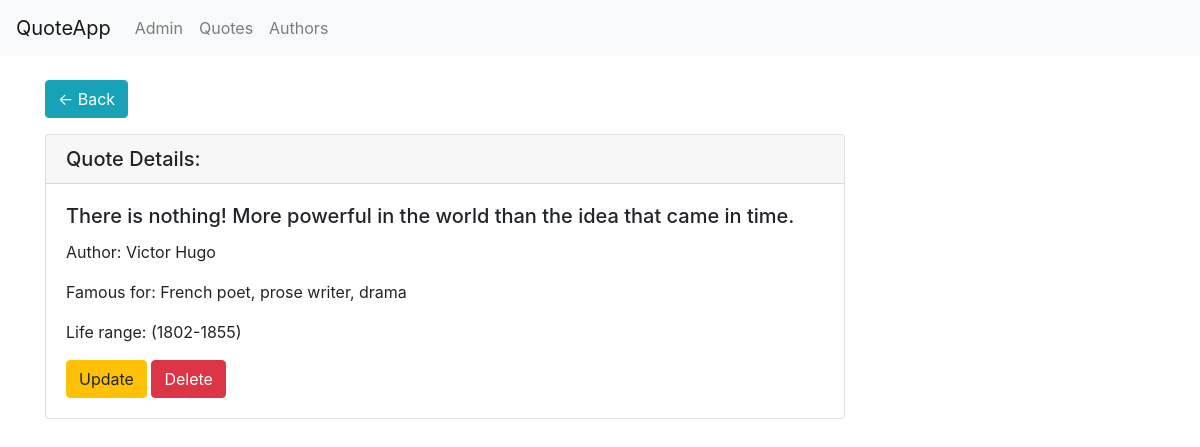
/basic_app/quotes/11/, run on the app's committed database.
### basic_app/models.py (models this page shows, shortened)
class QuotePost(models.Model):
    quoteDesription = models.CharField(max_length=128)
    quoteAuthor = models.ForeignKey(QuoteAuthor,on_delete = models.CASCADE,related_name ='quotesOfMan')

class QuoteAuthor(models.Model):
    author = models.CharField(max_length=64,unique=True)
    famousFor = models.CharField(max_length=32)
    lifeRange = models.CharField(max_length=64)
    def __str__(self):
        return self.author

### basic_app/views.py (the view)
# urls.py: path('quotes/<int:pk>/', views.QuoteDetailView.as_view(), name='detail'),
class QuoteDetailView(DetailView):
    context_object_name = 'quote_detail'
    model = QuotePost
    template_name = 'basic_app/quote_detail.html'

### templates/basic_app/quote_detail.html (shortened to what this page needs)
<!DOCTYPE html>
{% extends "basic_app/base.html" %}
{% block body_block %}
{% if quote_detail %}
<div class="container">
  <a href="{% url 'basic_app:quotes' %}" class="btn btn-info" role="button" aria-pressed="true"><- Back</a>
  <div class="card mt-3" style="width: 50rem;">
      <h5 class="card-header">Quote Details:</h5>
      <div class="card-body">
        <h5 class="card-title">{{quote_detail.quoteDesription}}</h5>
        <p class="card-text">Author: {{quote_detail.quoteAuthor}}</p>
        <p class="card-text">Famous for: {{quote_detail.quoteAuthor.famousFor}}</p>
        <p class="card-text">Life range: {{quote_detail.quoteAuthor.lifeRange}}</p>
        <a href="{% url 'basic_app:quote_update' pk=quote_detail.pk %}" class="btn btn-warning" role="button">Update</a>
        <a href="{% url 'basic_app:quote_delete' pk=quote_detail.pk %}" class="btn btn-danger" role="button">Delete</a>
      </div>
    </div>
</div>
{% endif %}
{% endblock %}

### data on the page
QuotePost: quoteDesription "There is nothing! More powerful in the world than the idea that came in time.", quoteAuthor "Victor Hugo", quoteAuthor.famousFor "French poet, prose writer, drama", quoteAuthor.lifeRange "(1802-1855)"
